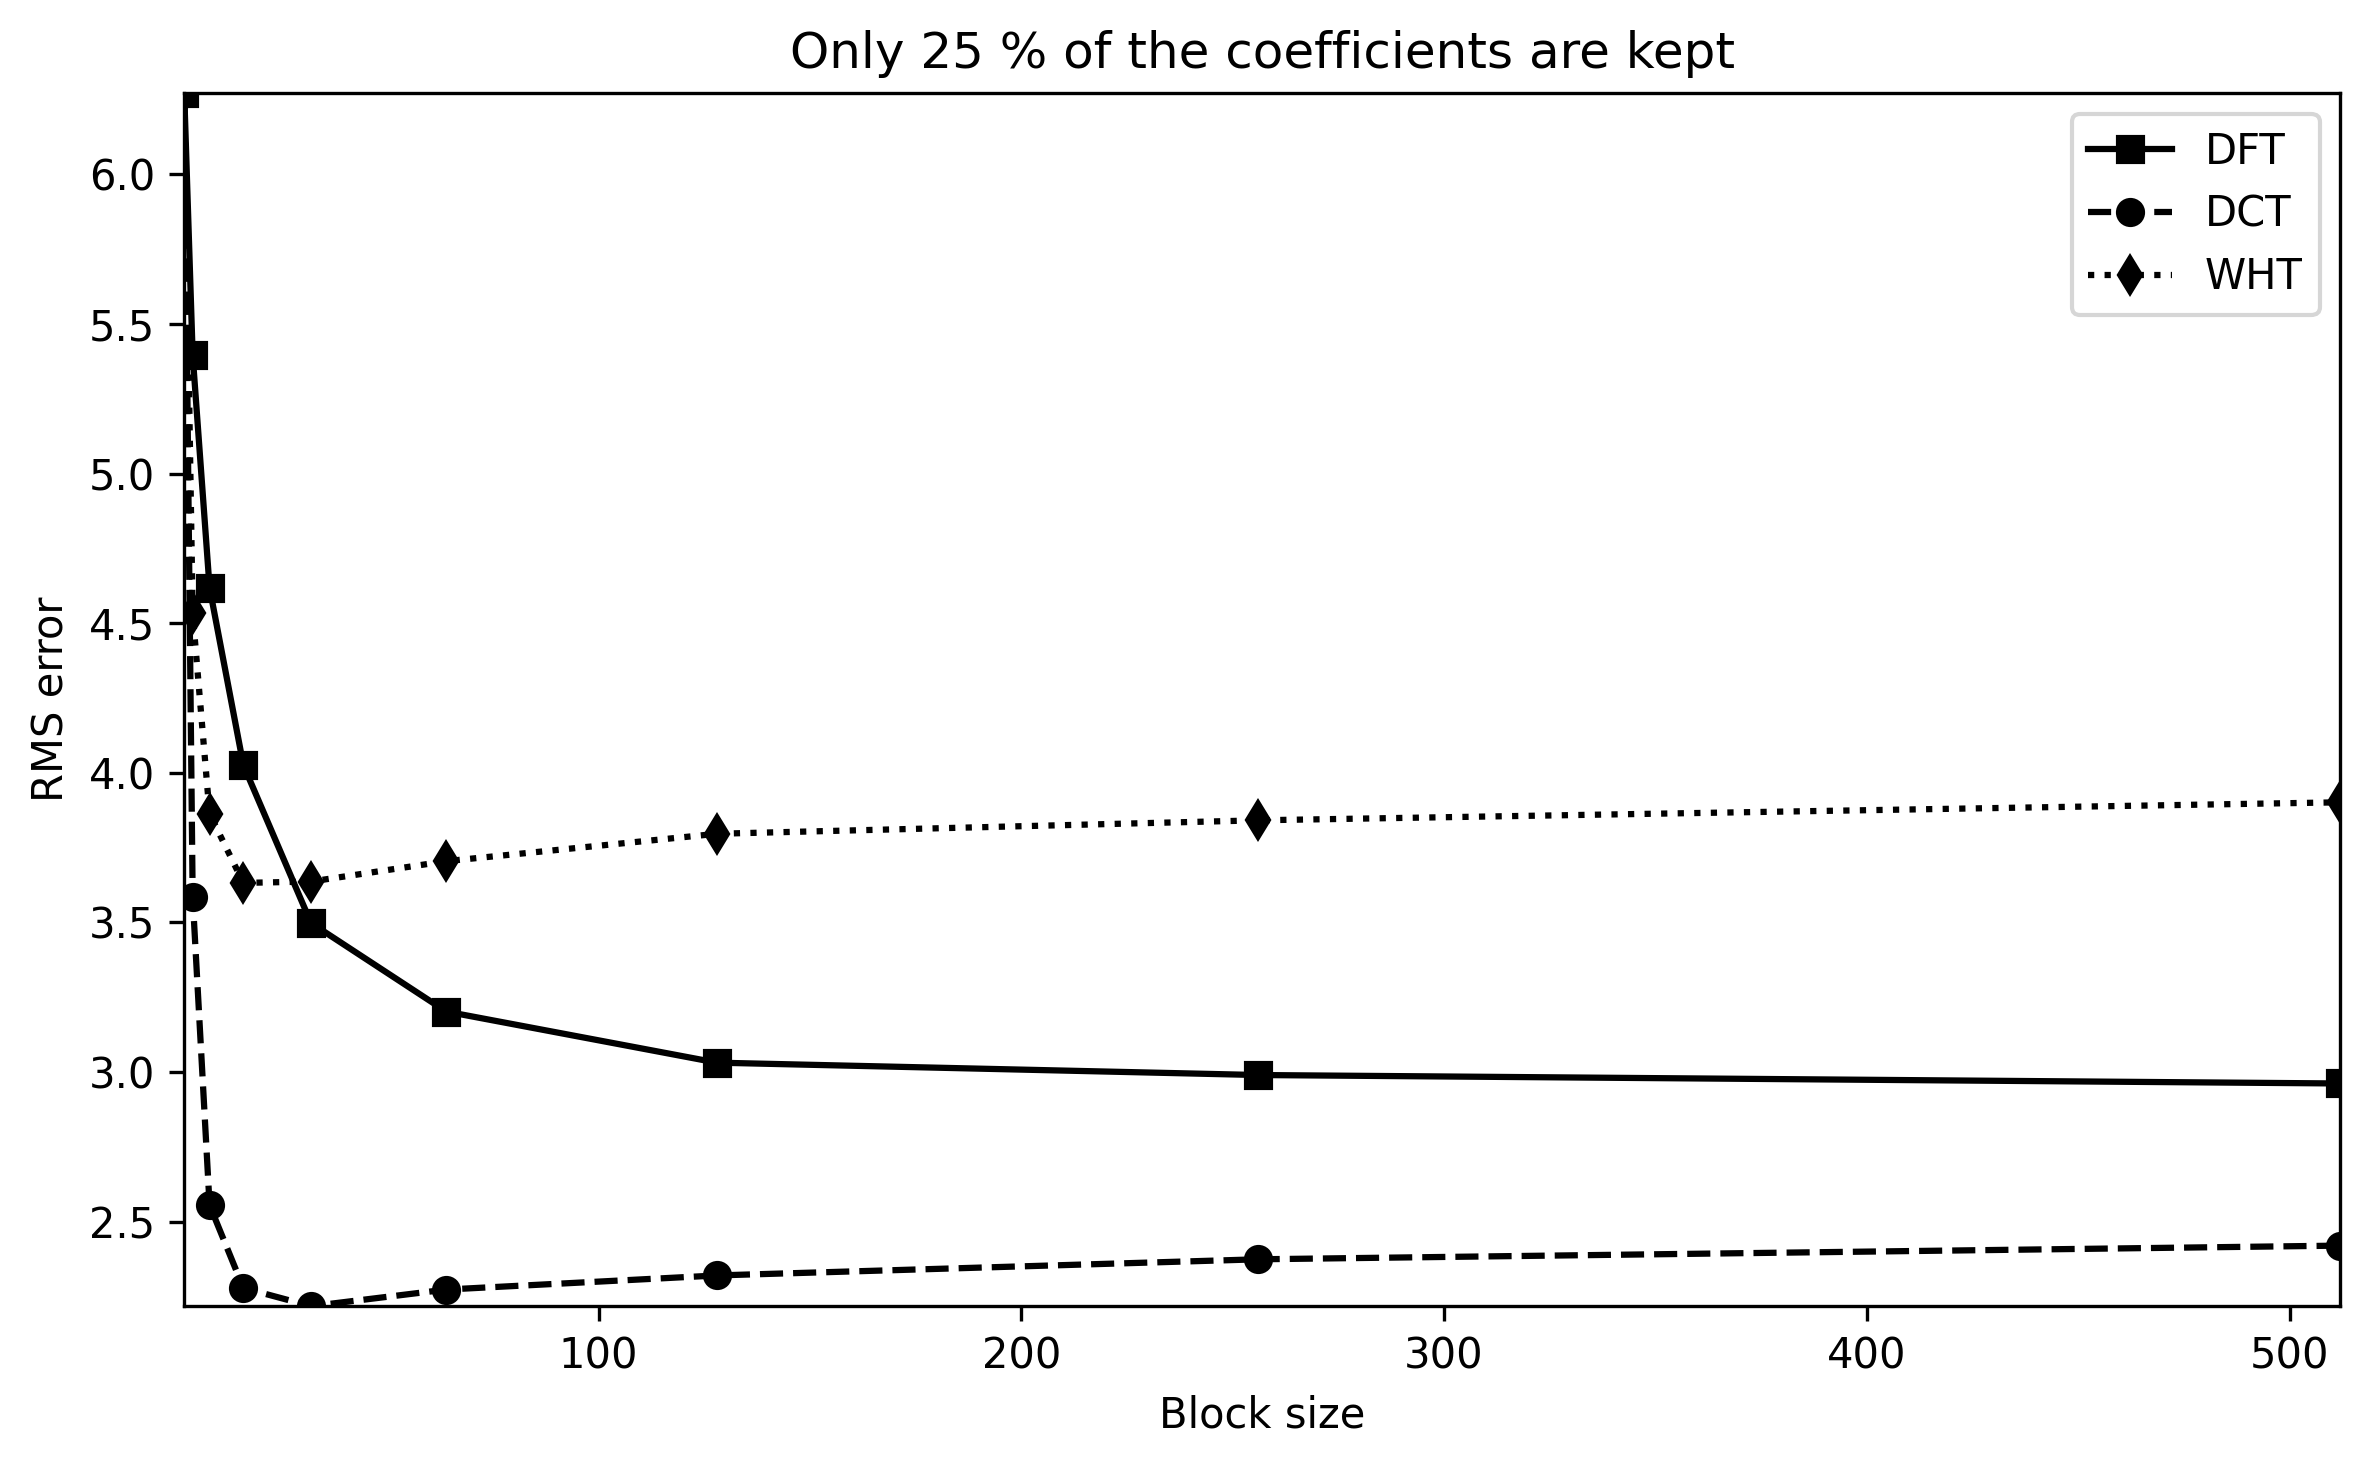

Here is the Python script that generated this plot:
import numpy as np
import matplotlib.pyplot as plt
from skimage.io import imread

from libDIP.tmat4e import tmat4e
from libDIPUM.compare import compare
from libDIPUM.data_path import dip_data


# Figure 823


def blkdct(x, a):
    """Block transform using matrix multiplications."""
    return a @ x @ a.conj().T


def blkzero(x, keep_frac):
    """Keep the largest-magnitude coefficients in a block."""
    n = x.size
    k = int(np.round(keep_frac * n))

    idx = np.argsort(np.abs(x).ravel())[::-1]
    y = np.zeros_like(x)
    if k > 0:
        y.ravel()[idx[:k]] = x.ravel()[idx[:k]]
    return y


def blockproc_square(f, block_size, func):
    """Apply func to non-overlapping square blocks with zero-padding of partial blocks."""
    m, n = f.shape
    pad_m = (block_size - (m % block_size)) % block_size
    pad_n = (block_size - (n % block_size)) % block_size

    fp = np.pad(f, ((0, pad_m), (0, pad_n)), mode='constant')
    out = np.zeros_like(fp, dtype=np.complex128)

    mp, np_ = fp.shape
    for r in range(0, mp, block_size):
        for c in range(0, np_, block_size):
            out[r:r + block_size, c:c + block_size] = func(fp[r:r + block_size, c:c + block_size])

    # Crop back to original size for fair RMS comparison.
    return out[:m, :n]


def process(f, t, block_size, keep_frac):
    # Compute forward transform of block_size x block_size blocks.
    y = blockproc_square(f, block_size, lambda b: blkdct(b, t))

    # Zero coefficients based on magnitude.
    y = blockproc_square(y, block_size, lambda b: blkzero(b, keep_frac))

    # Compute inverse transform.
    y = np.real(blockproc_square(y, block_size, lambda b: blkdct(b, np.conj(t.T))))

    # Compute RMS error.
    return compare(f, y, 0)


# Parameters
BlockSize = [2, 4, 8, 16, 32, 64, 128, 256, 512]
KeepFrac = 0.25  # 75% are zeroed

# Data
f = imread(dip_data('lena.tif')).astype(float)
if f.ndim == 3:
    f = f[..., 0]

# Process
RMS = np.zeros((3, len(BlockSize)), dtype=float)
transforms = [[None for _ in BlockSize] for _ in range(3)]

for iter_idx in range(3):
    for iter1, bsz in enumerate(BlockSize):
        if iter_idx == 0:
            transforms[iter_idx][iter1] = tmat4e('DFT', bsz)
        elif iter_idx == 1:
            transforms[iter_idx][iter1] = tmat4e('DCT', bsz)
        else:
            transforms[iter_idx][iter1] = tmat4e('WHT', bsz)

        RMS[iter_idx, iter1] = process(f, transforms[iter_idx][iter1], bsz, KeepFrac)

# Display
fig, ax = plt.subplots(figsize=(8, 5))
ax.plot(BlockSize, RMS[0, :], 'k-s', label='DFT')
ax.plot(BlockSize, RMS[1, :], 'k--o', label='DCT')
ax.plot(BlockSize, RMS[2, :], 'k:d', label='WHT')
ax.legend()
ax.set_xlabel('Block size')
ax.set_ylabel('RMS error')
ax.set_title(f'Only {KeepFrac * 100:g} % of the coefficients are kept')
ax.autoscale(enable=True, axis='both', tight=True)

plt.tight_layout()
fig.savefig('Figure823.png', dpi=300, bbox_inches='tight')
plt.show()
